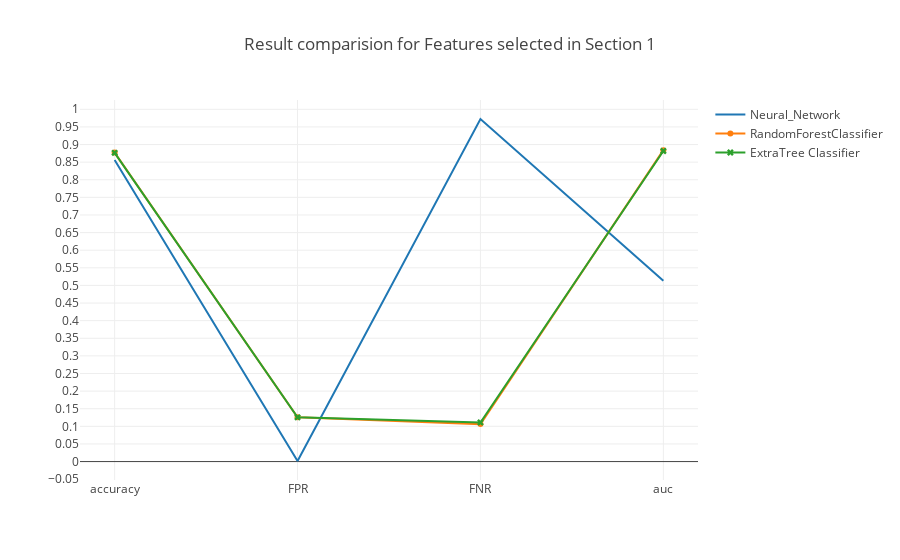

Here is the notebook cell this chart was saved with:
### Code cell
trace0 = go.Scatter(x=table_80_60_test.iloc[0].index.values[[0,5,6,7]],
                    y=table_80_60_test.iloc[0].values[[0,5,6,7]],
                    mode = 'lines',
                    name = 'Neural_Network')

trace1 = go.Scatter(x=table_80_60_test.iloc[1].index.values[[0,5,6,7]],
                    y=table_80_60_test.iloc[1].values[[0,5,6,7]],
                    mode = 'lines+markers',
                    name = 'RandomForestClassifier')

trace2 = go.Scatter(x=table_80_60_test.iloc[2].index.values[[0,5,6,7]],
                    y=table_80_60_test.iloc[2].values[[0,5,6,7]],
                    mode = 'lines+markers',marker=dict(symbol='x'),
                    name = 'ExtraTree Classifier')

data = [trace0, trace1, trace2]
layout = go.Layout(yaxis=dict(tick0=0,dtick=0.05),title='Result comparision for Features selected in Section 1')
fig = go.Figure(data=data, layout=layout)

iplot(fig, filename='Result')

### Figure 1 — Plotly figure (JSON) as saved in the notebook; plotly's stock layout.template omitted (floating-point values rounded to 4 significant figures)
{"data": [{"mode": "lines", "name": "Neural_Network", "type": "scatter", "uid": "bb20fdb3-d7cb-4ab8-8479-bc9ccab1fd84", "x": ["accuracy", "FPR", "FNR", "auc"], "y": [0.856, 0.001624, 0.9724, 0.513]}, {"mode": "lines+markers", "name": "RandomForestClassifier", "type": "scatter", "uid": "ea268fe4-7781-46d8-87c7-55c685e6675e", "x": ["accuracy", "FPR", "FNR", "auc"], "y": [0.8771, 0.1257, 0.1063, 0.884]}, {"marker": {"symbol": "x"}, "mode": "lines+markers", "name": "ExtraTree Classifier", "type": "scatter", "uid": "b1ae2e8b-f8e4-4841-9f27-963cef9b9653", "x": ["accuracy", "FPR", "FNR", "auc"], "y": [0.8764, 0.1257, 0.111, 0.8816]}], "layout": {"title": "Result comparision for Features selected in Section 1", "yaxis": {"dtick": 0.05, "tick0": 0}}}
